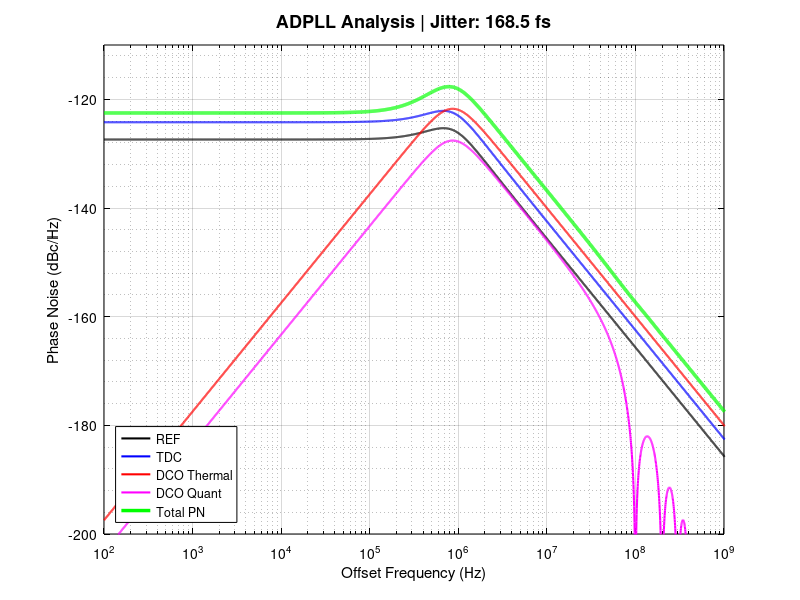
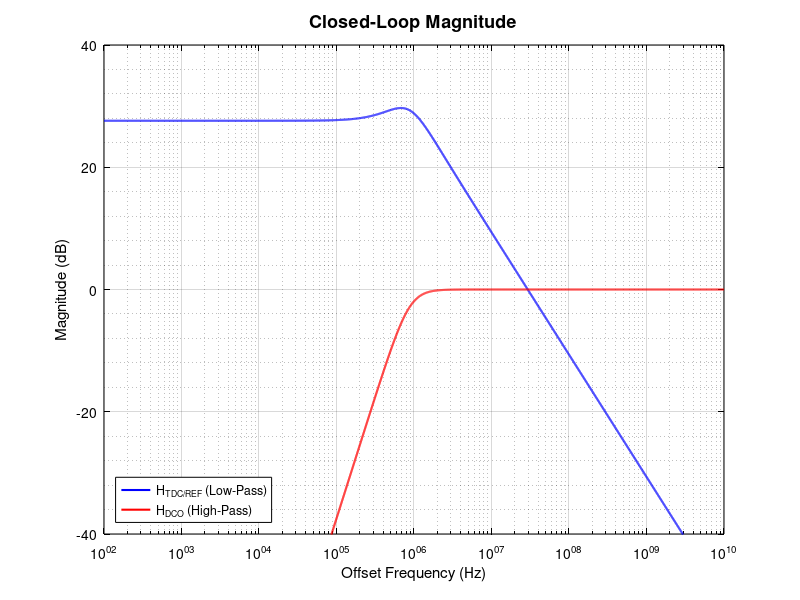
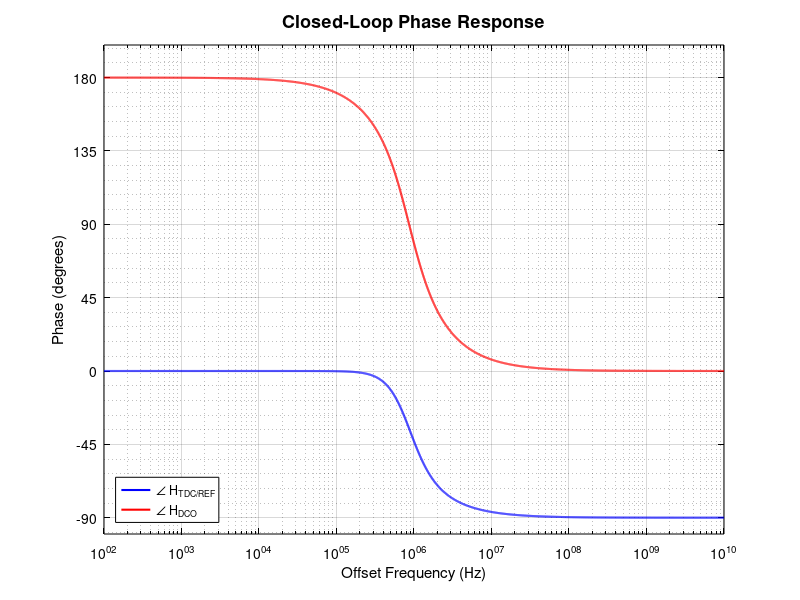

Write MATLAB code to recreate these figures, in order.
%% Type-II ADPLL noise analysis/Transfer function plotting
clear; clc; close all;

% 1. Specifications
F_REF = 100e6;           
F_DCO = 2.4e9;           
N = F_DCO / F_REF;   
K_DCO = 25e3; 
xi = 1 / sqrt(2);
f_3dB = 1.78e6;
wn = (2 * pi * f_3dB) / 2.06;
rho = (wn / F_REF)^2;          
alpha = (2 * xi) * sqrt(rho);          
Delta_t_res = 2e-12;     
T_REF = 1/F_REF;

% 2. Frequency Range
f = logspace(2, 10, 4000); 
s = 2*pi*1i*f;

% 3. Transfer Functions
den = s.^2 + alpha*F_REF.*s + rho*F_REF^2; %denominator
H_TDC_REF = N * (alpha*F_REF.*s...
    + rho*F_REF^2) ./ den; %reference and TDC transfer function
H_DCO = (s.^2) ./ den; % DCO transfer function

% 4. Noise Sources 
% in S_phi [rad^2/Hz], to make all the multiplications with the TF)
% *2 whenever I move from L to S, because S is double-band
S_phi_ref_raw = 2 * 10^(-155/10);
S_phi_tdc_raw = ((2*pi)^2 / (12 * F_REF))...
    * (Delta_t_res / T_REF)^2;
L_dco_therm_raw = -120 - 20*log10(f/1e6);
S_phi_dco_therm_raw = 2 * 10.^(L_dco_therm_raw/10);
S_phi_dco_quant_raw = (1 / (12 * F_REF))...
    * (K_DCO ./ f).^2 .* (sinc(f / F_REF)).^2;

% 5. Noise at the Output
S_phi_ref_out = abs(H_TDC_REF).^2 .* S_phi_ref_raw;
S_phi_tdc_out = abs(H_TDC_REF).^2 .* S_phi_tdc_raw;
S_phi_dco_out = abs(H_DCO).^2 .* S_phi_dco_therm_raw;
S_phi_dcoq_out = abs(H_DCO).^2 .* S_phi_dco_quant_raw;
S_phi_total_out = S_phi_ref_out + S_phi_tdc_out ...
    + S_phi_dco_out + S_phi_dcoq_out;

% 6. Convert to L(f) [dBc/Hz] for Plotting
% I divide by two since L is single band
PN_REF_out = 10*log10(S_phi_ref_out / 2);
PN_TDC_out = 10*log10(S_phi_tdc_out / 2);
PN_DCO_therm_out = 10*log10(S_phi_dco_out / 2);
PN_DCO_quant_out = 10*log10(S_phi_dcoq_out / 2);
PN_Total_out = 10*log10(S_phi_total_out / 2);

% 7. Jitter Calculation (Individual Contributions)
jitter_conv = 1 / (2 * pi * F_DCO); %conversion factor from σφ το στ

sig_ref = sqrt(trapz(f, S_phi_ref_out)) * jitter_conv;
sig_tdc = sqrt(trapz(f, S_phi_tdc_out)) * jitter_conv;
ref_tdc_comb = sqrt(sig_ref^2+sig_tdc^2);
sig_dco = sqrt(trapz(f, S_phi_dco_out)) * jitter_conv;
sig_dcoq = sqrt(trapz(f, S_phi_dcoq_out)) * jitter_conv;
dco_dcoq_comb = sqrt(sig_dco^2+sig_dcoq^2);
sig_tot = sqrt(trapz(f, S_phi_total_out)) * jitter_conv;

% 8. Plotting
figure('Color', 'w');
semilogx(f, PN_REF_out, 'k', 'LineWidth', 1.5); 
hold on;
semilogx(f, PN_TDC_out, 'b', 'LineWidth', 1.5);
semilogx(f, PN_DCO_therm_out, 'r', 'LineWidth', 1.5);
semilogx(f, PN_DCO_quant_out, 'm', 'LineWidth', 1.5); 
semilogx(f, PN_Total_out, 'g', 'LineWidth', 2.5);

% background of the plot
set(gca, 'Color', 'w');       
set(gca, 'XColor', 'k');      
set(gca, 'YColor', 'k');      
set(gca, 'GridColor', 'k');   
set(gca, 'MinorGridColor', 'k'); 

% labeling and layout
grid on; 
grid minor;
xlabel('Offset Frequency (Hz)');
ylabel('Phase Noise (dBc/Hz)');
title(['ADPLL Analysis | Jitter: ', num2str(sig_tot * 1e15, ...
    '%.1f'), ' fs'], 'FontSize', 13, 'Color', 'k');
lgd = legend('REF', 'TDC', 'DCO Thermal', 'DCO Quant', 'Total PN', ...
    'Location', 'southwest');
set(lgd, 'TextColor', 'k', 'Color', 'w', 'EdgeColor', 'k');
ylim([-200 -110]);
xlim([1e2 1e9]);


% Printed Output
fprintf('--- Integrated RMS Jitter Contributions ---  %.2f MHz\n', ...
    f_3dB*1e-6);
fprintf('Reference:         %.2f fs\n', sig_ref  * 1e15);
fprintf('TDC Quantization:  %.2f fs\n', sig_tdc  * 1e15);
fprintf('Combined Reference and TDC: %.2f fs\n', ref_tdc_comb * 1e15);
fprintf('DCO Thermal:       %.2f fs\n', sig_dco  * 1e15);
fprintf('DCO Quantization:  %.2f fs\n', sig_dcoq * 1e15);
fprintf('Combined DCO and DCO Quantization: %.2f fs\n', ...
    dco_dcoq_comb * 1e15);
fprintf('-------------------------------------------\n');
fprintf('Total RMS Jitter:  %.2f fs\n', sig_tot  * 1e15);
fprintf('Proportional Gain:  %.2f 10^-3\n', alpha*1e3);
fprintf('Integral Gain:  %.2f 10^-3\n', rho*1e3);

% MAGNITUDE RESPONSE
figure('Name', 'Closed-Loop Magnitude Response', 'Color', 'w');
semilogx(f, 20*log10(abs(H_TDC_REF)), 'b', 'LineWidth', 1.5); 
hold on;
semilogx(f, 20*log10(abs(H_DCO)), 'r', 'LineWidth', 1.5);

% background of the plot
set(gca, 'Color', 'w');       
set(gca, 'XColor', 'k');      
set(gca, 'YColor', 'k');      
set(gca, 'GridColor', 'k');   
set(gca, 'MinorGridColor', 'k'); 

% labeling and layout
grid on; 
grid minor;
xlabel('Offset Frequency (Hz)');
ylabel('Magnitude (dB)');
title('Closed-Loop Magnitude', 'FontSize', 13, 'Color', 'k');
lgd = legend('H_{TDC/REF} (Low-Pass)', 'H_{DCO} (High-Pass)', ...
    'Location', 'southwest');
ylim([-40 40]); 
set(lgd, 'TextColor', 'k', 'Color', 'w', 'EdgeColor', 'k');

% FIGURE 2: PHASE RESPONSE
figure('Name', 'Closed-Loop Phase Response', 'Color', 'w');
semilogx(f, angle(H_TDC_REF)*180/pi, 'b', 'LineWidth', 1.5); 
hold on;
semilogx(f, angle(H_DCO)*180/pi, 'r', 'LineWidth', 1.5);

% background of the plot
set(gca, 'Color', 'w');       
set(gca, 'XColor', 'k');      
set(gca, 'YColor', 'k');      
set(gca, 'GridColor', 'k');   
set(gca, 'MinorGridColor', 'k'); 

% labeling and layout
grid on; 
grid minor;
xlabel('Offset Frequency (Hz)');
ylabel('Phase (degrees)');
title('Closed-Loop Phase Response', 'FontSize', 13, 'Color', 'k');
lgd = legend('\angle H_{TDC/REF}', '\angle H_{DCO}', 'Location', ...
    'southwest');
yticks(-180:45:180);
set(lgd, 'TextColor', 'k', 'Color', 'w', 'EdgeColor', 'k');
